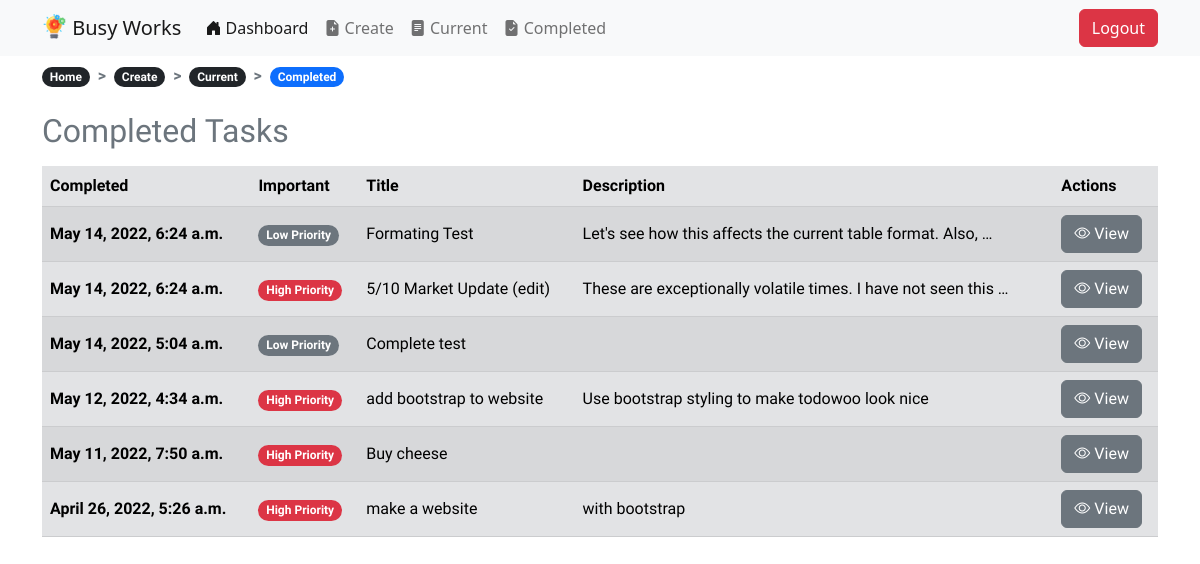
The app's page /completed/ (signed in) with its own data.
### todo/models.py (models this page shows, shortened)
class Todo(models.Model):
    title = models.CharField(max_length=100)
    description = models.TextField(blank=True)
    created = models.DateTimeField(auto_now_add=True)
    datecompleted = models.DateTimeField(null=True, blank=True)
    important = models.BooleanField(default=False)
    user = models.ForeignKey(User, on_delete=models.CASCADE)

### todo/views.py (the view)
# urls.py: path('completed/', views.completedtodos, name="completedtodos"),
@login_required
def completedtodos(request):
    todos = Todo.objects.filter(user=request.user, datecompleted__isnull=False).order_by('-datecompleted')
    return render(request, 'todo/completedtodos.html', {'todos': todos})

### todo/templates/todo/completedtodos.html (shortened to what this page needs)
{% extends "todo/base.html" %}
{% load static %}
{% block content %}
<nav class="mt-2" style="--bs-breadcrumb-divider: '>'; font-weight: 800;" aria-label="breadcrumb">
    <ol class="breadcrumb">
      <li class="breadcrumb-item"><a href="{% url 'home' %}"><span class="badge rounded-pill bg-dark">Home</span></a></li>
      <li class="breadcrumb-item"><a href="{% url 'createtodo' %}"><span class="badge rounded-pill bg-dark">Create</span></a></li>
      <li class="breadcrumb-item"><a href="{% url 'currenttodos' %}"><span class="badge rounded-pill bg-dark">Current</span></a></li>
      <li class="breadcrumb-item active"><span class="badge rounded-pill bg-primary">Completed</span></li>
    </ol>
</nav>
<div class="row justify-content-md-center mt-3">
    <div class="col-md">
        <div class="table-responsive-md">
            <table class="table table-secondary table-striped table-hover caption-top">
                <caption><h2>Completed Tasks</h2></caption>
                <thead>
                    <tr>
                        <th scope="col">Completed</th>
                        <th scope="col">Important</th>
                        <th scope="col">Title</th>
                        <th scope="col">Description</th>
                        <th scope="col">Actions</th>
                    </tr>
                </thead>
                <tbody>
                    {% for todo in todos %}
                    <tr class="align-middle">
                        <th scope="row">{{ todo.datecompleted }}</th>
                        <td>{% if todo.important %}<span class="badge rounded-pill bg-danger">High Priority</span>{% else %}<span class="badge rounded-pill bg-secondary">Low Priority</span>{% endif %}</td>
                        <td>{{ todo.title }}</td>
                        <td>{{ todo.description|truncatewords:10 }}</td>
                        <td>
                            <a href="{% url 'viewtodo' todo.id %}" class="btn btn-secondary" type="button"><i class="bi bi-eye"></i> View</a>
                        </td>
                    </tr>
                    {% endfor %}
                </tbody>
            </table>
        </div>
    </div>
</div>
{% endblock %}}

### records on screen
Todo: datecompleted "May 14, 2022, 6:24 a.m.", important "Low Priority", title "Formating Test", description "Let's see how this affects the current table format. Also, …"
Todo: datecompleted "May 14, 2022, 6:24 a.m.", important "High Priority", title "5/10 Market Update (edit)", description "These are exceptionally volatile times. I have not seen this …"
Todo: datecompleted "May 14, 2022, 5:04 a.m.", important "Low Priority", title "Complete test"
Todo: datecompleted "May 12, 2022, 4:34 a.m.", important "High Priority", title "add bootstrap to website", description "Use bootstrap styling to make todowoo look nice"
Todo: datecompleted "May 11, 2022, 7:50 a.m.", important "High Priority", title "Buy cheese"
Todo: datecompleted "April 26, 2022, 5:26 a.m.", important "High Priority", title "make a website", description "with bootstrap"
